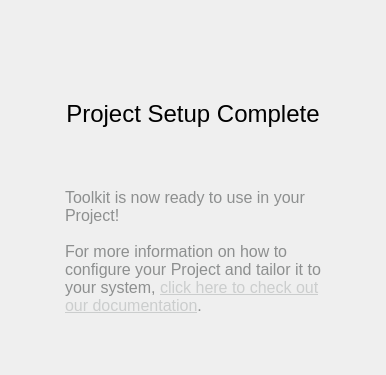
  <widget class="QWizardPage" name="summary_page">
   <layout class="QGridLayout" name="gridLayout">
    <property name="leftMargin">
     <number>25</number>
    </property>
    <property name="topMargin">
     <number>60</number>
    </property>
    <property name="rightMargin">
     <number>25</number>
    </property>
    <property name="bottomMargin">
     <number>20</number>
    </property>
    <property name="verticalSpacing">
     <number>20</number>
    </property>
    <item row="5" column="2">
     <spacer name="verticalSpacer_24">
      <property name="orientation">
       <enum>Qt::Vertical</enum>
      </property>
      <property name="sizeHint" stdset="0">
       <size>
        <width>20</width>
        <height>40</height>
       </size>
      </property>
     </spacer>
    </item>
    <item row="6" column="2">
     <widget class="QLabel" name="final_message">
      <property name="styleSheet">
       <string notr="true">font-size: 16px;
color: rgb(141, 143, 143);</string>
      </property>
      <property name="text">
       <string>Toolkit is now ready to use in your Project!&lt;br/&gt;
&lt;br/&gt;
For more information on how to configure your Project and tailor it to your system, &lt;a href=&quot;https://developer.shotgridsoftware.com/5d83a936/?title=Configuration+Setup&quot; style=&quot;color: rgb(203, 205, 205);&quot;&gt;click here to check out our documentation&lt;/a&gt;.</string>
      </property>
      <property name="textFormat">
       <enum>Qt::RichText</enum>
      </property>
      <property name="wordWrap">
       <bool>true</bool>
      </property>
      <property name="openExternalLinks">
       <bool>true</bool>
      </property>
     </widget>
    </item>
    <item row="0" column="0">
     <spacer name="horizontalSpacer">
      <property name="orientation">
       <enum>Qt::Horizontal</enum>
      </property>
      <property name="sizeHint" stdset="0">
       <size>
        <width>40</width>
        <height>20</height>
       </size>
      </property>
     </spacer>
    </item>
    <item row="0" column="6">
     <spacer name="horizontalSpacer_2">
      <property name="orientation">
       <enum>Qt::Horizontal</enum>
      </property>
      <property name="sizeHint" stdset="0">
       <size>
        <width>40</width>
        <height>20</height>
       </size>
      </property>
     </spacer>
    </item>
    <item row="4" column="2">
     <widget class="QLabel" name="setup_complete">
      <property name="styleSheet">
       <string notr="true">font-size: 20px;</string>
      </property>
      <property name="text">
       <string>&lt;big&gt;Project Setup Complete&lt;/big&gt;</string>
      </property>
      <property name="alignment">
       <set>Qt::AlignCenter</set>
      </property>
     </widget>
    </item>
    <item row="0" column="2">
     <layout class="QHBoxLayout" name="horizontalLayout_5">
      <item>
       <widget class="QLabel" name="icon">
        <property name="maximumSize">
         <size>
          <width>100</width>
          <height>100</height>
         </size>
        </property>
        <property name="text">
         <string/>
        </property>
        <property name="pixmap">
         <pixmap resource="resources.qrc">:/tk-framework-adminui/setup_project/circle_logo.png</pixmap>
        </property>
        <property name="scaledContents">
         <bool>true</bool>
        </property>
       </widget>
      </item>
     </layout>
    </item>
    <item row="7" column="2">
     <spacer name="verticalSpacer_25">
      <property name="orientation">
       <enum>Qt::Vertical</enum>
      </property>
      <property name="sizeHint" stdset="0">
       <size>
        <width>20</width>
        <height>40</height>
       </size>
      </property>
     </spacer>
    </item>
   </layout>
  </widget>
